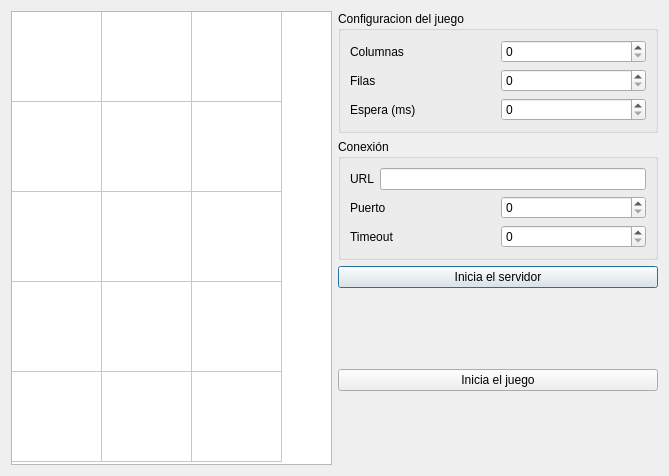
<?xml version="1.0" encoding="UTF-8"?>
<ui version="4.0">
 <class>Dialog</class>
 <widget class="QDialog" name="Dialog">
  <property name="enabled">
   <bool>true</bool>
  </property>
  <property name="geometry">
   <rect>
    <x>0</x>
    <y>0</y>
    <width>669</width>
    <height>476</height>
   </rect>
  </property>
  <property name="windowTitle">
   <string>Dialog</string>
  </property>
  <layout class="QGridLayout" name="gridLayout">
   <item row="0" column="2">
    <layout class="QVBoxLayout" name="verticalLayout">
     <item>
      <widget class="QGroupBox" name="groupBox">
       <property name="title">
        <string>Configuracion del juego                           </string>
       </property>
       <layout class="QGridLayout" name="gridLayout_2">
        <item row="1" column="0">
         <layout class="QHBoxLayout" name="horizontalLayout_6">
          <item>
           <widget class="QLabel" name="label_3">
            <property name="text">
             <string>Filas</string>
            </property>
           </widget>
          </item>
          <item>
           <widget class="QSpinBox" name="spinBox_3"/>
          </item>
         </layout>
        </item>
        <item row="0" column="0">
         <layout class="QHBoxLayout" name="horizontalLayout_4">
          <item>
           <widget class="QLabel" name="label_2">
            <property name="text">
             <string>Columnas</string>
            </property>
           </widget>
          </item>
          <item>
           <widget class="QSpinBox" name="spinBox"/>
          </item>
         </layout>
        </item>
        <item row="2" column="0">
         <layout class="QHBoxLayout" name="horizontalLayout_5">
          <item>
           <widget class="QLabel" name="label_4">
            <property name="text">
             <string>Espera (ms)</string>
            </property>
           </widget>
          </item>
          <item>
           <widget class="QSpinBox" name="spinBox_2"/>
          </item>
         </layout>
        </item>
       </layout>
      </widget>
     </item>
     <item>
      <widget class="QGroupBox" name="groupBox_2">
       <property name="title">
        <string>Conexión</string>
       </property>
       <layout class="QGridLayout" name="gridLayout_3">
        <item row="0" column="0">
         <layout class="QHBoxLayout" name="horizontalLayout">
          <item>
           <widget class="QLabel" name="label_6">
            <property name="text">
             <string>URL</string>
            </property>
           </widget>
          </item>
          <item>
           <widget class="QLineEdit" name="lineEdit"/>
          </item>
         </layout>
        </item>
        <item row="1" column="0">
         <layout class="QHBoxLayout" name="horizontalLayout_9">
          <item>
           <widget class="QLabel" name="label_7">
            <property name="text">
             <string>Puerto</string>
            </property>
           </widget>
          </item>
          <item>
           <widget class="QSpinBox" name="spinBox_4"/>
          </item>
         </layout>
        </item>
        <item row="2" column="0">
         <layout class="QHBoxLayout" name="horizontalLayout_8">
          <item>
           <widget class="QLabel" name="label_8">
            <property name="text">
             <string>Timeout</string>
            </property>
           </widget>
          </item>
          <item>
           <widget class="QSpinBox" name="spinBox_5"/>
          </item>
         </layout>
        </item>
       </layout>
      </widget>
     </item>
     <item>
      <widget class="QPushButton" name="pushButton">
       <property name="text">
        <string>Inicia el servidor</string>
       </property>
      </widget>
     </item>
     <item>
      <spacer name="verticalSpacer">
       <property name="orientation">
        <enum>Qt::Vertical</enum>
       </property>
       <property name="sizeHint" stdset="0">
        <size>
         <width>20</width>
         <height>40</height>
        </size>
       </property>
      </spacer>
     </item>
     <item>
      <widget class="QPushButton" name="pushButton_2">
       <property name="text">
        <string>Inicia el juego</string>
       </property>
      </widget>
     </item>
     <item>
      <spacer name="verticalSpacer_2">
       <property name="orientation">
        <enum>Qt::Vertical</enum>
       </property>
       <property name="sizeHint" stdset="0">
        <size>
         <width>20</width>
         <height>40</height>
        </size>
       </property>
      </spacer>
     </item>
    </layout>
   </item>
   <item row="0" column="0">
    <widget class="QTableWidget" name="tableWidget">
     <property name="enabled">
      <bool>true</bool>
     </property>
     <property name="sizePolicy">
      <sizepolicy hsizetype="Expanding" vsizetype="Expanding">
       <horstretch>0</horstretch>
       <verstretch>0</verstretch>
      </sizepolicy>
     </property>
     <property name="layoutDirection">
      <enum>Qt::LeftToRight</enum>
     </property>
     <property name="autoFillBackground">
      <bool>false</bool>
     </property>
     <property name="verticalScrollBarPolicy">
      <enum>Qt::ScrollBarAlwaysOff</enum>
     </property>
     <property name="horizontalScrollBarPolicy">
      <enum>Qt::ScrollBarAlwaysOff</enum>
     </property>
     <property name="autoScroll">
      <bool>true</bool>
     </property>
     <property name="selectionMode">
      <enum>QAbstractItemView::NoSelection</enum>
     </property>
     <property name="selectionBehavior">
      <enum>QAbstractItemView::SelectItems</enum>
     </property>
     <property name="iconSize">
      <size>
       <width>0</width>
       <height>0</height>
      </size>
     </property>
     <property name="showGrid">
      <bool>true</bool>
     </property>
     <property name="gridStyle">
      <enum>Qt::SolidLine</enum>
     </property>
     <property name="sortingEnabled">
      <bool>false</bool>
     </property>
     <property name="wordWrap">
      <bool>false</bool>
     </property>
     <property name="cornerButtonEnabled">
      <bool>false</bool>
     </property>
     <property name="rowCount">
      <number>5</number>
     </property>
     <property name="columnCount">
      <number>3</number>
     </property>
     <attribute name="horizontalHeaderVisible">
      <bool>false</bool>
     </attribute>
     <attribute name="horizontalHeaderCascadingSectionResizes">
      <bool>false</bool>
     </attribute>
     <attribute name="horizontalHeaderDefaultSectionSize">
      <number>90</number>
     </attribute>
     <attribute name="horizontalHeaderHighlightSections">
      <bool>false</bool>
     </attribute>
     <attribute name="horizontalHeaderMinimumSectionSize">
      <number>1</number>
     </attribute>
     <attribute name="horizontalHeaderShowSortIndicator" stdset="0">
      <bool>false</bool>
     </attribute>
     <attribute name="horizontalHeaderStretchLastSection">
      <bool>false</bool>
     </attribute>
     <attribute name="verticalHeaderVisible">
      <bool>false</bool>
     </attribute>
     <attribute name="verticalHeaderDefaultSectionSize">
      <number>90</number>
     </attribute>
     <attribute name="verticalHeaderHighlightSections">
      <bool>false</bool>
     </attribute>
     <attribute name="verticalHeaderMinimumSectionSize">
      <number>8</number>
     </attribute>
     <attribute name="verticalHeaderShowSortIndicator" stdset="0">
      <bool>false</bool>
     </attribute>
     <attribute name="verticalHeaderStretchLastSection">
      <bool>false</bool>
     </attribute>
     <row/>
     <row/>
     <row/>
     <row/>
     <row/>
     <column/>
     <column/>
     <column/>
    </widget>
   </item>
  </layout>
 </widget>
 <resources/>
 <connections/>
</ui>
